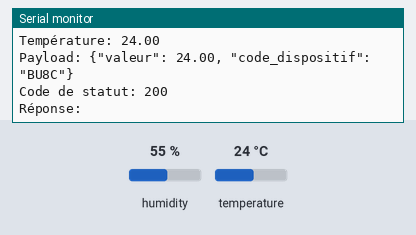
Bench run of a program on a simulated Arduino MKR. On the bench: the last lines printed to the serial monitor. The test bench sets the inputs (shaded band); at power-on: temperature 24 °C, humidity 55 %. WiFi joins after 1.5 s; servers stay silent unless stated; uploads are accepted with an empty reply.

Above: at 2.7 s.
2.8 s: temperature set to 12 °C
At 6.9 s:
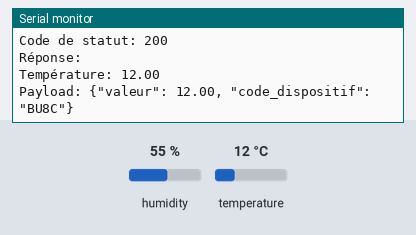
8.6 s: temperature set to 19 °C
At 12.6 s:
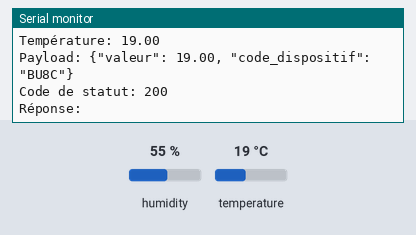
Timing chart, 0 to 14.1 s (numbered marks = the images above; inputs shaded):
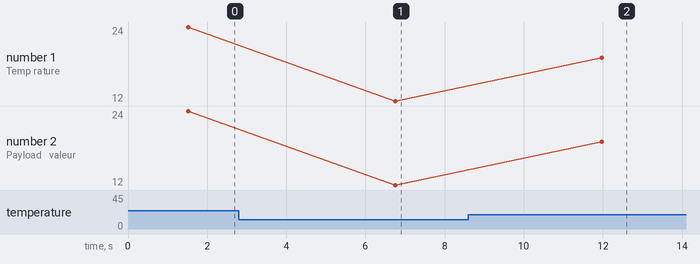

Measured:
- after the input at 2.8 s, the serial monitor: prints a new line after 3.9 s (image 1)
- after the input at 8.6 s, the serial monitor: prints a new line after 3.4 s (image 2)
- plotted number 1: 24 → 12 after the input at 2.8 s, 12 → 19 after the input at 8.6 s
- plotted number 2: 24 → 12 after the input at 2.8 s, 12 → 19 after the input at 8.6 s

The program:

main.cpp
```cpp
#include <Arduino.h>

/* Nom de l'auteur :
   Date :
   Description :
   Version :
*/

#include <SPI.h>                       // Bibliothèque pour la communication SPI (Serial Peripheral Interface)
#include <WiFi101.h>                   // Bibliothèque pour la gestion de la connectivité WiFi sur des cartes comme Arduino MKR1000
#include <ArduinoHttpClient.h>         // Bibliothèque pour simplifier la réalisation de requêtes HTTP (GET, POST, etc.)
#include <DHT.h>                       // Bibliothèque pour la gestion du capteur DHT (température et humidité)

// ... [Le reste du code reste inchangé]


// Paramètres de connexion WiFi
char ssid[] = "Rogers8443";             // SSID du réseau WiFi
char pass[] = "connect8443";             // Mot de passe du réseau WiFi

// Paramètres de connexion au serveur Node-RED
char serverAddress[] = "10.0.0.6"; // Adresse IP ou domaine du serveur
int port = 8000;                        // Port sur lequel le serveur est en écoute

// Paramètres pour le capteur DHT11 (capteur de température et d'humidité)
#define DHTPIN 7                        // Pin utilisé pour le DHT11
#define DHTTYPE DHT11                   // Type de capteur
DHT dht(DHTPIN, DHTTYPE);               // Initialisation du capteur DHT11

WiFiClient wifi;
HttpClient client = HttpClient(wifi, serverAddress, port);

void setup() {
  Serial.begin(9600);                  // Initialise la communication série à 9600 bauds
  dht.begin();                         // Initialise le capteur DHT11

  // Connexion WiFi
  WiFi.end();                          // Réinitialisation du module WiFi (au cas où il aurait été précédemment connecté)
  WiFi.begin(ssid, pass);              // Connexion au réseau WiFi avec SSID et mot de passe spécifiés

  while (WiFi.status() != WL_CONNECTED) {
    delay(1000);                       // Attente de 1 seconde entre chaque tentative
    Serial.println("Connexion en cours..."); // Indication de la tentative de connexion en cours
  }

  // Affiche l'adresse IP assignée à l'Arduino
  IPAddress ip = WiFi.localIP();
  Serial.print("Adresse IP: ");
  Serial.println(ip);
}

void loop() {
  float temp = dht.readTemperature();    // Lecture de la température depuis le capteur DHT11
  Serial.print("Température: ");
  Serial.println(temp);                  // Affichage de la température dans le moniteur série

  // Création du payload (contenu du message) à envoyer au serveur
  String payload = "{\"valeur\": " + String(temp) + ", \"code_dispositif\": \"BU8C\"}";
  Serial.print("Payload: ");
  Serial.println(payload);              // Affichage du payload dans le moniteur série

  client.post("/accounts/api/recevoir-donnee/", "application/json", payload); // Envoi du payload au serveur via une requête POST

  int statusCode = client.responseStatusCode();     // Récupération du code de statut de la réponse du serveur
  String response = client.responseBody();          // Récupération du corps de la réponse du serveur

  // Affichage du code de statut et de la réponse dans le moniteur série
  Serial.print("Code de statut: ");
  Serial.println(statusCode);
  Serial.print("Réponse: ");
  Serial.println(response);

  client.flush();                       // Nettoie le buffer de réception du client
  client.stop();                        // Ferme la connexion au serveur

  delay(5000);                          // Attente de 5 secondes avant la prochaine itération
}
```
